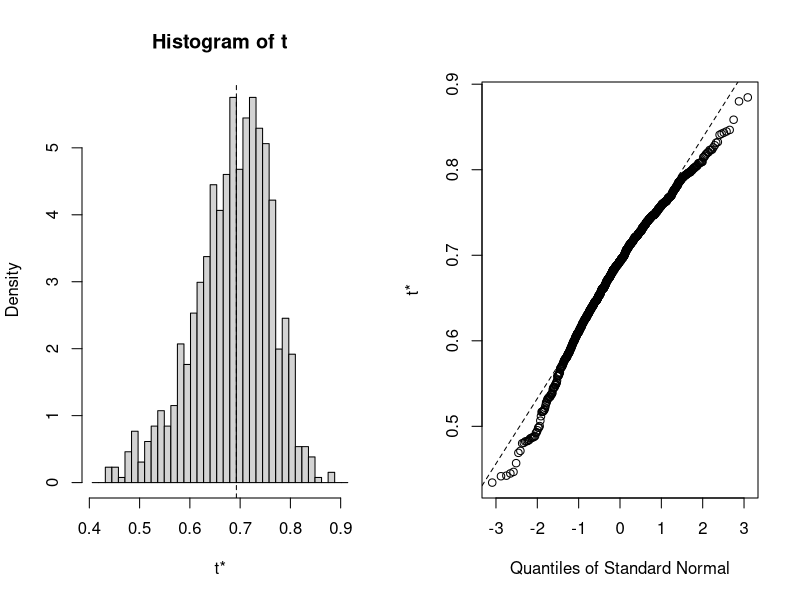
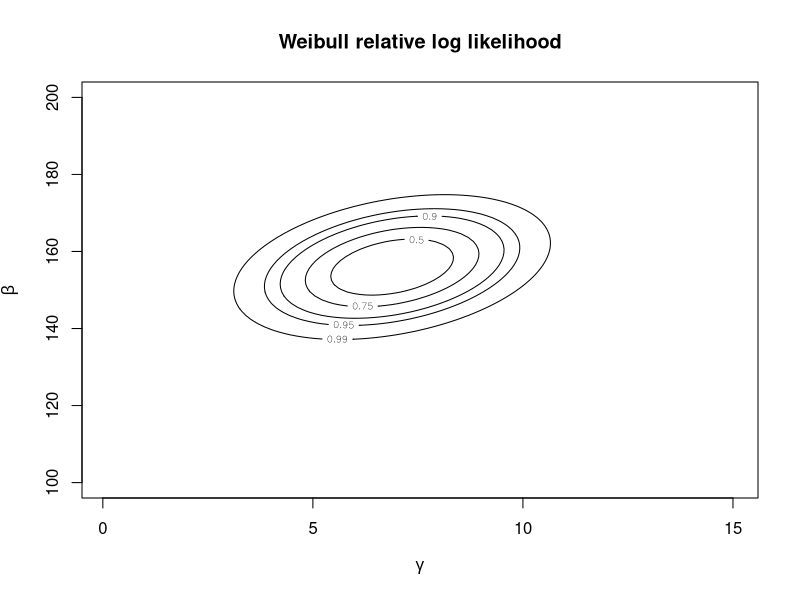
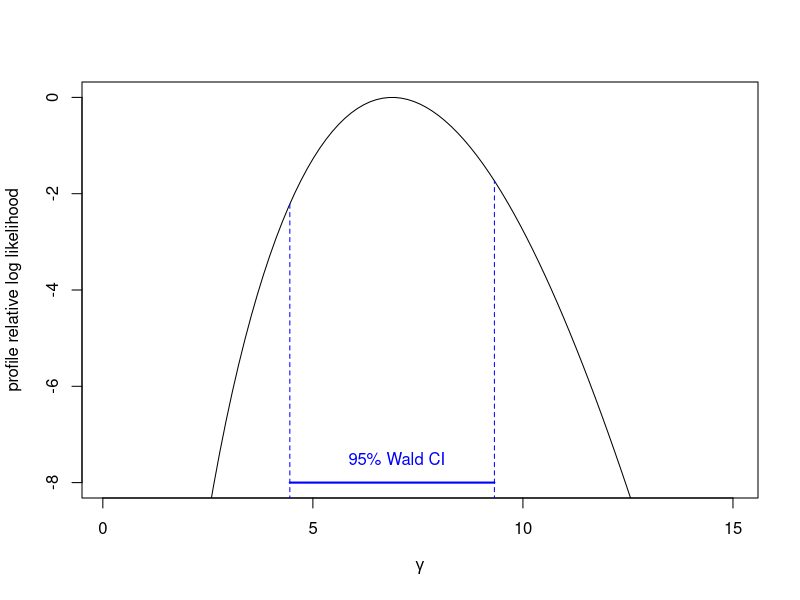
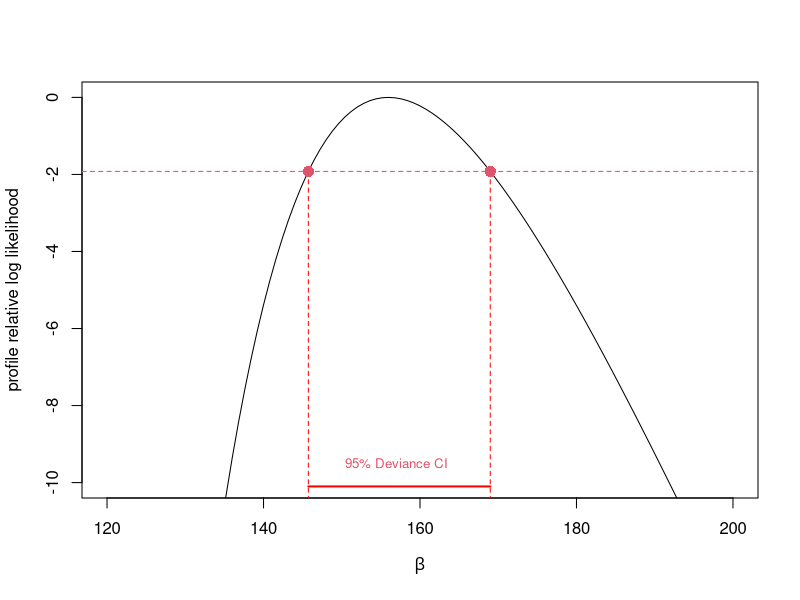

The R source for these figures, in order:
## ---- chunk 1
score <- read.table("student_score.txt", header = TRUE)
psi_fun <- function(data) {
  eig <- eigen(cor(data))$values
  return(max(eig) / sum(eig))
}

psi_obs <- psi_fun(score)

# bootstrap
n <- nrow(score); B <- 10^4
s_vect <- rep(0, B)
for(i in 1:B) {
  ind <- sample(1:n, n, replace = TRUE)
  s_vect[i] <- psi_fun(score[ind,])
}
SE_boot <- sd(s_vect)

# bootstrap for z_vect
n <- nrow(score)
new_s_vect <- rep(0, n)
for(i in 1:B) {
  ind <- sample(1:n, n, replace = TRUE)
  new_s_vect[i] <- psi_fun(score[ind,])
}
SE_z_vect <- sd(new_s_vect)
z_vect <- (s_vect - psi_obs)/SE_z_vect

student_ci <- psi_obs - SE_boot * quantile(z_vect, prob=c(0.975, 0.025))
student_ci
## ---- chunk 2
library(boot)

score <- read.table("student_score.txt", header = TRUE)

psi_fun <- function(data, ind) {
  d <- data[ind,] # sample selection
  eig <- eigen(cor(d))$values
  return(max(eig) / sum(eig))
}

# bootstrapping with 1000 replications 
results <- boot(data = score, statistic = psi_fun, R = 1000)

# view results
results
plot(results)

# get 95% confidence interval 
boot.ci(results, type = c("perc","basic"))

psi_fun <- function(data, ind) {
  d <- data[ind,] # sample selection
  eig <- eigen(cor(d))$values
  out <- max(eig)/sum(eig)
  # return(c(out, var(out)))
  return(out)
}

psi_fun_var <- function(data, ind){
  d <- data[ind,] 
  boot <- boot(data = score, statistic = psi_fun, R = 50)
  eig <- eigen(cor(d))$values
  out <- max(eig)/sum(eig)
  return(c(out, var(boot$t)))
}

resultsVar <- boot(data = score, statistic = psi_fun_var, R = 100)

boot.ci(resultsVar, type = "stud")
## ---- chunk 3
# observations
y <- c(155.9, 200.2, 143.8, 150.1,152.1, 142.2, 147, 146, 146,
170.3, 148, 140, 118, 144, 97)
n <- length(y)

# thetahat
gammahat<-uniroot(function(x) n/x+sum(log(y))-n* sum(y^x*log(y))/sum(y^x), c(1e-5,15))$root 
betahat<- mean(y^gammahat)^(1/gammahat)
weib.y.mle<-c(gammahat,betahat) # thetahat

# observed information matrix
jhat<-matrix(NA,nrow=2,ncol=2)
jhat[1,1]<-n/gammahat^2+sum((y/betahat)^gammahat* (log(y/betahat))^2)
jhat[1,2]<-jhat[2,1]<- n/betahat-sum(y^gammahat/betahat^(gammahat+1)*
(gammahat*log(y/betahat)+1))
jhat[2,2]<- -n*gammahat/betahat^2+gammahat*(gammahat+1)/
betahat^(gammahat+2)*sum(y^gammahat)
jhat <- as.matrix(jhat)

# parameters grid
gamma <- seq(0.1, 15, length=100)
beta <- seq(100, 200, length=100)
parvalues <- expand.grid(gamma,beta)

# quadratic approximation function
approximation <- function(theta){
diff <- theta - weib.y.mle
return(-0.5*t(diff)%*%jhat%*%diff)
}

quadratic_approx <- apply(parvalues, 1, approximation)
quadratic_approx <- matrix(quadratic_approx,nrow=length(gamma), ncol=length(beta), byrow=F )

#contour plot
conf.levels <- c(0,0.5,0.75,0.9,0.95,0.99)
contour(gamma, beta, quadratic_approx,
        levels=-qchisq(conf.levels, 2)/2,
        xlab=expression(gamma),
        labels=as.character(conf.levels),
        ylab=expression(beta))
title('Weibull relative log likelihood')

## ---- chunk 4
y <- c(155.9, 200.2, 143.8, 150.1,152.1, 142.2, 147, 146, 146,
170.3, 148, 140, 118, 144, 97)
n <- length(y)

log_lik_weibull <- function(data, param){
  -sum(dweibull(data, shape = param[1], scale = param[2], log = TRUE))
}

omega <- function(theta) log(theta)
theta <- function(omega) exp(omega)
log_lik_weibull_rep <- function(data, param) log_lik_weibull(data, theta(param))

weib.y.nlm<-nlm(log_lik_weibull_rep, c(0,0), hessian=T,data=y)

# variance of omegahat
hess <- weib.y.nlm$hessian
diag(solve(hess))

# variance of thetahat
hess <- optimHess(theta(weib.y.nlm$estimate), log_lik_weibull, data=y)
diag(solve(hess))
## ---- chunk 5
weib.y.mle<-optim(c(1,1), fn=log_lik_weibull,hessian=T, method='L-BFGS-B',lower=rep(1e-7,2), upper=rep(Inf,2),data=y) 

conf.level<-0.95
# SE for the estimate from the observed information matrix
weib.y.se <- sqrt(diag(solve(weib.y.mle$hessian)))
# Wald confidence interval for gamma
wald.ci1 <- weib.y.mle$par[1]+c(-1,1)*qnorm(1-(1-conf.level)/2)*weib.y.se[1]
wald.ci1

# plot
log_lik_weibull_profile  <- function(data, gamma){
  beta.gamma <- mean(data^gamma)^(1/gamma)
  log_lik_weibull( data, c(gamma, beta.gamma) )
}

log_lik_weibull_profile_v <-Vectorize(log_lik_weibull_profile, 'gamma'  )

plot(function(x) 
  -log_lik_weibull_profile_v(data=y, x)
  +weib.y.mle$value, 
  from=0.1,to=15,xlab=expression(gamma),
  ylab='profile relative log likelihood',ylim=c(-8,0))

segments( wald.ci1[1],
          -log_lik_weibull_profile_v(y,wald.ci1[1])
          -weib.y.mle$value, wald.ci1[1], 
          -log_lik_weibull_profile_v(y,wald.ci1[1])
          +weib.y.mle$value, col="blue", lty=2  )

segments( wald.ci1[2],
          -log_lik_weibull_profile_v(y,wald.ci1[2])
          -weib.y.mle$value, wald.ci1[2], 
          -log_lik_weibull_profile_v(y, wald.ci1[2])
          +weib.y.mle$value, col="blue", lty=2  )

segments( wald.ci1[1], -8,  wald.ci1[2], -8, col="blue", lty =1, lwd=2  )
text(7,-7.5,"95% Wald CI",col="blue")

## ---- chunk 6
weib.y.mle<-optim(c(1,1), fn=log_lik_weibull,hessian=T, method='L-BFGS-B',lower=rep(1e-7,2), upper=rep(Inf,2),data=y) 

log_lik_weibull_profile  <- function(data, beta){
  # gamma is fixed
  gamma.beta <- uniroot(function(x) n/x+sum(log(data))-n* sum(data^x*log(data))/sum(data^x),c(1e-5,15))$root
  log_lik_weibull( data, c(gamma.beta, beta) )
}

log_lik_weibull_profile_v <- Vectorize(log_lik_weibull_profile, 'beta' )

plot(function(x) -log_lik_weibull_profile_v(data=y, x)
     +weib.y.mle$value,
     from=120,to=200,xlab=expression(beta),
     ylab='profile relative log likelihood',
     ylim=c(-10,0))

conf.level<-0.95
abline(h=-qchisq(conf.level,1)/2,lty='dashed',col=2)

lrt.ci1 <- uniroot(function(x) 
  -log_lik_weibull_profile_v(y, x)
  + weib.y.mle$value
  + qchisq(conf.level,1)/2,
  c(1e+7,weib.y.mle$par[2]))$root

lrt.ci1<-c(lrt.ci1,uniroot(function(x)
  -log_lik_weibull_profile_v(y,x)
  + weib.y.mle$value
  + qchisq(conf.level,1)/2,
  c(weib.y.mle$par[2],15))$root)

segments( lrt.ci1[1],-qchisq(conf.level,1)/2, lrt.ci1[1], -log_lik_weibull_profile_v(y, lrt.ci1[1]), col="red", lty=2  )

segments( lrt.ci1[2],-qchisq(conf.level,1)/2, lrt.ci1[2], -log_lik_weibull_profile_v(y, lrt.ci1[2]), col="red", lty=2  )

points(lrt.ci1[1], -qchisq(0.95,1)/2, pch=16, col=2, cex=1.5)
points(lrt.ci1[2], -qchisq(0.95,1)/2, pch=16, col=2, cex=1.5)
segments( lrt.ci1[1], -10.1, lrt.ci1[2], -10.1, col="red", lty =1, lwd=2  )
text(157,-9.5,"95% Deviance CI",col=2, cex=0.8)

## ---- chunk 7
lambda_lrt <- -2*(log_lik_weibull_profile(y,5)-log_lik_weibull_profile(y,1))
lambda_lrt

p_lrt <- pchisq(lambda_lrt, df =1, lower.tail = FALSE)
p_lrt
# We end up rejecting the null hypotesis, since gamma is closer to 5
